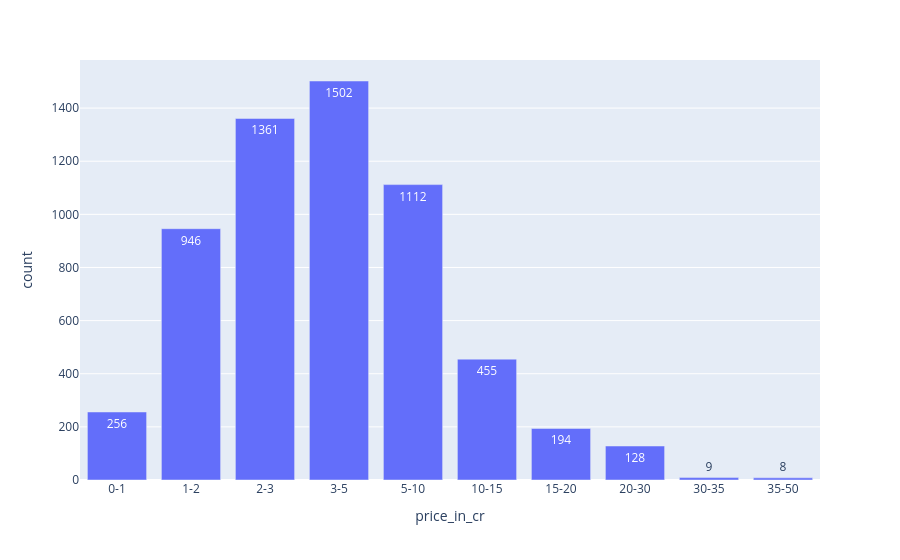

The notebook cell this image was saved under:
### Code cell
fig6 = px.bar(data_frame = price_binnings, x = 'price_in_cr', y ='count', text = 'count')
fig6

### Figure 1 — Plotly figure (JSON) as saved in the notebook; plotly's stock layout.template omitted (floating-point values rounded to 4 significant figures)
{"data": [{"alignmentgroup": "True", "hovertemplate": "price_in_cr=%{x}<br>count=%{text}<extra></extra>", "legendgroup": "", "marker": {"color": "#636efa", "pattern": {"shape": ""}}, "name": "", "offsetgroup": "", "orientation": "v", "showlegend": false, "text": [256, 946, 1361, 1502, 1112, 455, 194, 128, 9, 8], "textposition": "auto", "type": "bar", "x": ["0-1", "1-2", "2-3", "3-5", "5-10", "10-15", "15-20", "20-30", "30-35", "35-50"], "xaxis": "x", "y": [256, 946, 1361, 1502, 1112, 455, 194, 128, 9, 8], "yaxis": "y"}], "layout": {"barmode": "relative", "legend": {"tracegroupgap": 0}, "margin": {"t": 60}, "xaxis": {"anchor": "y", "domain": [0, 1], "title": {"text": "price_in_cr"}}, "yaxis": {"anchor": "x", "domain": [0, 1], "title": {"text": "count"}}}}
